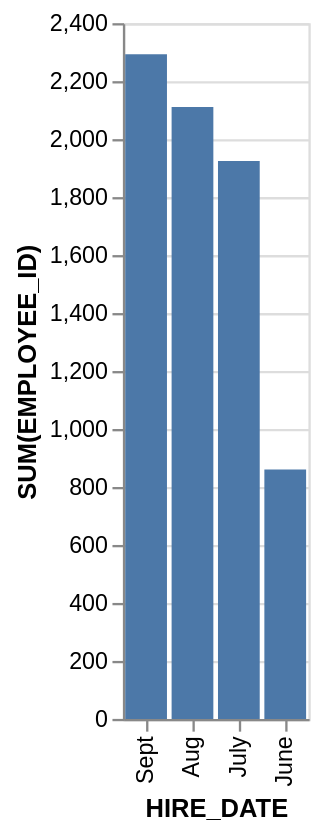

This figure's Vega-Lite source:
### Vega-Lite specification from a JSON file in a GitHub repository (floating-point values rounded to 4 significant figures)
{"data": {"values": [{"x_data": "Sept", "y_data": 2293}, {"x_data": "Aug", "y_data": 2111}, {"x_data": "July", "y_data": 1925}, {"x_data": "June", "y_data": 860}]}, "mark": "bar", "encoding": {"x": {"field": "x_data", "type": "nominal", "title": "HIRE_DATE", "sort": {"op": "sum", "field": "y_data", "order": "descending"}}, "y": {"field": "y_data", "type": "quantitative", "title": "SUM(EMPLOYEE_ID)"}}}
